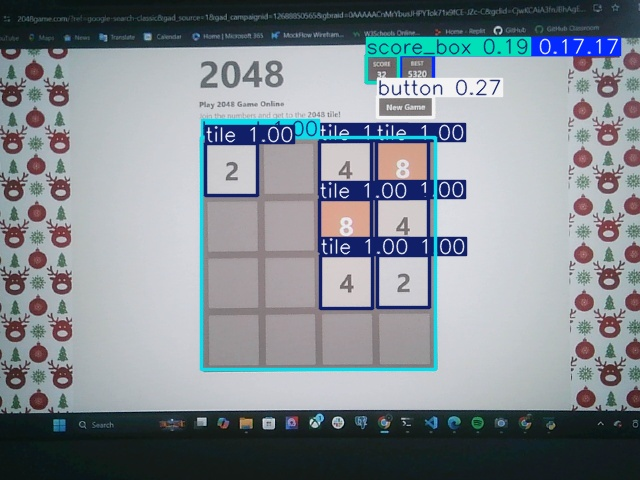
#> input picture vision/data/detected_images/frame_1765770733.jpg, 640 x 480 px, found by its file name; its folder holds only this picture in this run
$ python extract_state.py
#> lines starting #> are read from the running program, lines starting #| are printed output that depends on the picture; after the words box and inside, x2 and y2 are one past the last pixel; in counts of white or black regions, pixels touching at a corner belong together
### vision/src/interpretation/image_utils.py
# src/interpretation/image_utils.py

def crop_from_center(img, cx, cy, w, h):
    x1 = max(int(cx - w // 2), 0)
    y1 = max(int(cy - h // 2), 0)
    x2 = min(int(cx + w // 2), img.shape[1])
    y2 = min(int(cy + h // 2), img.shape[0])
    return img[y1:y2, x1:x2]

### vision/src/interpretation/ocr_utils.py
import cv2
import pytesseract
import math
import numpy as np

# =========================
# VALID 2048 VALUES
# =========================
VALID_VALUES = {
    0, 2, 4, 8, 16, 32, 64,
    128, 256, 512, 1024, 2048
}

# [4 lines left out: function snap_to_2048, not called in this run]

def extract_tile_number(tile_img):
    h, w = tile_img.shape[:2]

    # =========================
    # INNER DIGIT CROP
    # =========================
    crop = tile_img[
        int(h * 0.25):int(h * 0.75),
        int(w * 0.25):int(w * 0.75)
    ]

    # =========================
    # PREPROCESS
    # =========================
    gray = cv2.cvtColor(crop, cv2.COLOR_BGR2GRAY)
    gray = cv2.resize(gray, None, fx=4, fy=4, interpolation=cv2.INTER_CUBIC)

    enhanced = cv2.convertScaleAbs(gray, alpha=3.0, beta=-180)

    _, thresh = cv2.threshold(
        enhanced, 0, 255,
        cv2.THRESH_BINARY + cv2.THRESH_OTSU
    )

    # =========================
    # FIND DIGIT CONTOURS
    # =========================
    contours, _ = cv2.findContours(
        thresh, cv2.RETR_EXTERNAL, cv2.CHAIN_APPROX_SIMPLE
    )

    digit_boxes = []
    for c in contours:
        x, y, cw, ch = cv2.boundingRect(c)
        if ch > thresh.shape[0] * 0.4:
            digit_boxes.append((x, y, cw, ch))

    if not digit_boxes:
        return ""

    # left → right
    digit_boxes.sort(key=lambda b: b[0])

    digits = ""

    for x, y, cw, ch in digit_boxes:
        digit_crop = thresh[y:y+ch, x:x+cw]

        digit_crop = cv2.copyMakeBorder(
            digit_crop, 10, 10, 10, 10,
            cv2.BORDER_CONSTANT, value=255
        )

        config = "--oem 3 --psm 10 -c tessedit_char_whitelist=0123456789"
        d = pytesseract.image_to_string(digit_crop, config=config)
        d = "".join(c for c in d if c.isdigit())

        if d:
            digits += d

    if digits == "":
        return ""

    val = int(digits)

    if val in VALID_VALUES:
        return str(val)

    return str(snap_to_2048(val))

# =====================================================
# SCORE / BEST SCORE OCR
# =====================================================
# [22 lines left out: function extract_score, not called in this run]

### vision/src/interpretation/extract_state.py
import cv2
import json
import os

from fixed_layout import (
    TILE_CENTERS,
    SCORE_CENTER,
    BEST_SCORE_CENTER,
    TILE_W, TILE_H,
    SCORE_W, SCORE_H
)

from image_utils import crop_from_center
from ocr_utils import extract_tile_number, extract_score
from state_builder import build_game_state


IMAGE_DIR = "data/detected_images"
OUT_DIR = "data/extracted_json"

os.makedirs(OUT_DIR, exist_ok=True)


def main():
    for img_file in os.listdir(IMAGE_DIR):
        if not img_file.endswith(".jpg"):
            continue

        name = img_file.replace(".jpg", "")
        img_path = os.path.join(IMAGE_DIR, img_file)
        img = cv2.imread(img_path)
#> img is the input picture: shape (480, 640, 3); mean B, G, R 145.9, 139, 131

        if img is None:
            print(f"Failed to load {img_file}")
            continue

        detections = {
            "tiles": [],
            "score": None,
            "best_score": None,
            "button": None
        }

        # =====================
        # TILE OCR + COORDS
        # =====================
        for (row, col), (cx, cy) in TILE_CENTERS.items():
            crop = crop_from_center(img, cx, cy, TILE_W, TILE_H)

            val = extract_tile_number(crop)
            if val == "":
                val = "0"

            x_min = cx - TILE_W // 2
            y_min = cy - TILE_H // 2
            x_max = cx + TILE_W // 2
            y_max = cy + TILE_H // 2

            detections["tiles"].append({
                "row": row,
                "col": col,
                "value": int(val),
                "center_x": cx,
                "center_y": cy,
                "width": TILE_W,
                "height": TILE_H,
                "bbox": [x_min, y_min, x_max, y_max]
            })

            # Debug overlay (optional)
            cv2.circle(img, (cx, cy), 3, (0, 0, 255), -1)
#> this loop made 1 pass
#> pass 1, in main, `crop = crop_from_center(img, cx, cy, TILE_W, TILE_H)`:
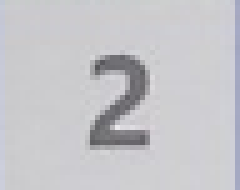
#> crop: shape (38, 48, 3) (shown 5 times larger); mean B, G, R 201.4, 197.5, 197.8
#> pass 1, in extract_tile_number, `gray = cv2.resize(gray, None, fx=4, fy=4, interpolation=cv2.INTER_CUBIC)`:
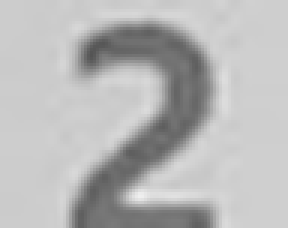
#> gray: shape (76, 96) (shown 3 times larger); min 84, max 239, mean 183.6
#> pass 1, in extract_tile_number, `enhanced = cv2.convertScaleAbs(gray, alpha=3.0, beta=-180)`:
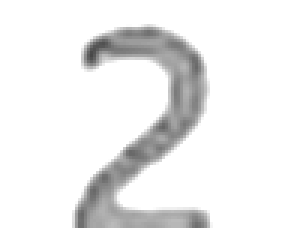
#> enhanced: shape (76, 96) (shown 3 times larger); min 72, max 255, mean 236.3
#> pass 1, in extract_tile_number, `_, thresh = cv2.threshold( enhanced, 0, 255, cv2.THRESH_BINARY + cv2.T..`:
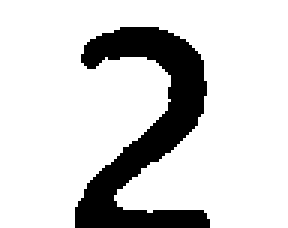
#> thresh: shape (76, 96) (shown 3 times larger); 82.5% white; 1 black region, box (x1, y1, x2, y2) and area: (25, 9, 70, 76) 1280

        # =====================
        # SCORE
        # =====================
        score_crop = crop_from_center(
            img,
            SCORE_CENTER[0],
            SCORE_CENTER[1],
            SCORE_W,
            SCORE_H
        )

        score_val = extract_score(score_crop)

        detections["score"] = {
            "value": int(score_val) if score_val.isdigit() else 0,
            "center_x": SCORE_CENTER[0],
            "center_y": SCORE_CENTER[1],
            "width": SCORE_W,
            "height": SCORE_H,
            "bbox": [
                SCORE_CENTER[0] - SCORE_W // 2,
                SCORE_CENTER[1] - SCORE_H // 2,
                SCORE_CENTER[0] + SCORE_W // 2,
                SCORE_CENTER[1] + SCORE_H // 2
            ]
        }

        # =====================
        # BEST SCORE
        # =====================
        best_crop = crop_from_center(
            img,
            BEST_SCORE_CENTER[0],
            BEST_SCORE_CENTER[1],
            SCORE_W,
            SCORE_H
        )

        best_val = extract_score(best_crop)

        detections["best_score"] = {
            "value": int(best_val) if best_val.isdigit() else 0,
            "center_x": BEST_SCORE_CENTER[0],
            "center_y": BEST_SCORE_CENTER[1],
            "width": SCORE_W,
            "height": SCORE_H,
            "bbox": [
                BEST_SCORE_CENTER[0] - SCORE_W // 2,
                BEST_SCORE_CENTER[1] - SCORE_H // 2,
                BEST_SCORE_CENTER[0] + SCORE_W // 2,
                BEST_SCORE_CENTER[1] + SCORE_H // 2
            ]
        }

        # =====================
        # BUILD GAME STATE
        # =====================
        game_state = build_game_state(detections)

        with open(os.path.join(OUT_DIR, f"{name}.json"), "w") as f:
            json.dump(game_state, f, indent=4)

        print(f"Extracted {name}")


if __name__ == "__main__":
    main()
#> (the call stopped at in extract_tile_number, `d = pytesseract.image_to_string(digit_crop, config=config)`: pytesseract is not available in this run)
